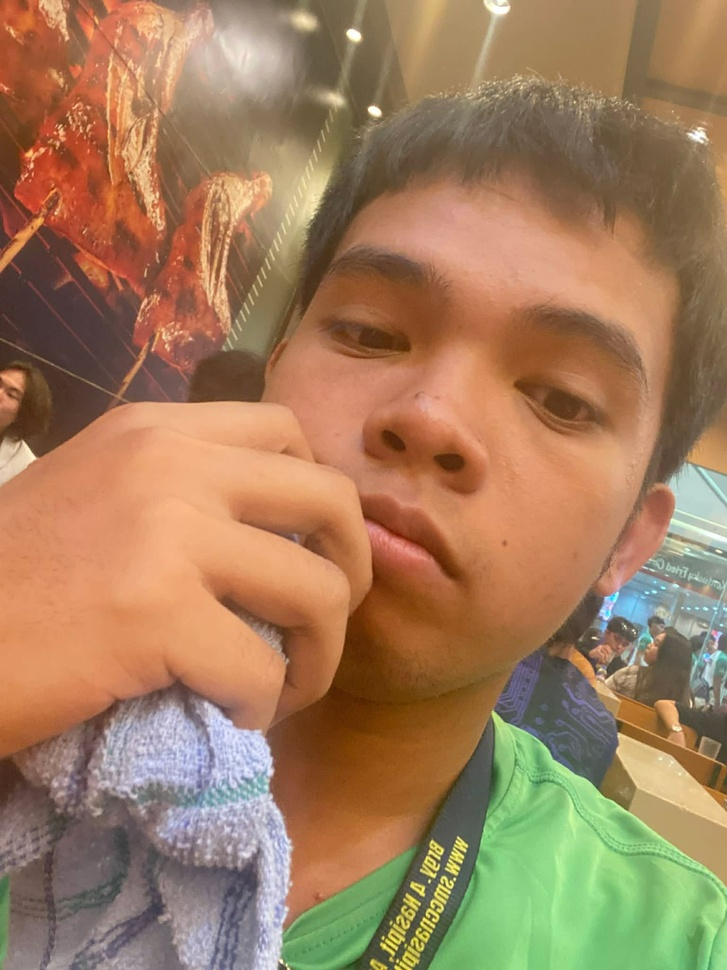
#> input picture Resources/Photos/pisot.jpg, 727 x 970 px, shrunk from 1536 x 2048 before the run
$ python contours.py
#> lines starting #> are read from the running program, lines starting #| are printed output that depends on the picture; after the words box and inside, x2 and y2 are one past the last pixel; in counts of white or black regions, pixels touching at a corner belong together
#pylint:disable=no-member

import cv2 as cv
import numpy as np

img = cv.imread('../Resources/Photos/pisot.jpg')
#> img is the input picture: shape (970, 727, 3); mean B, G, R 92.7, 125.8, 161
cv.imshow('Cats', img)

blank = np.zeros(img.shape, dtype='uint8')
cv.imshow('Blank', blank)

gray = cv.cvtColor(img, cv.COLOR_BGR2GRAY)
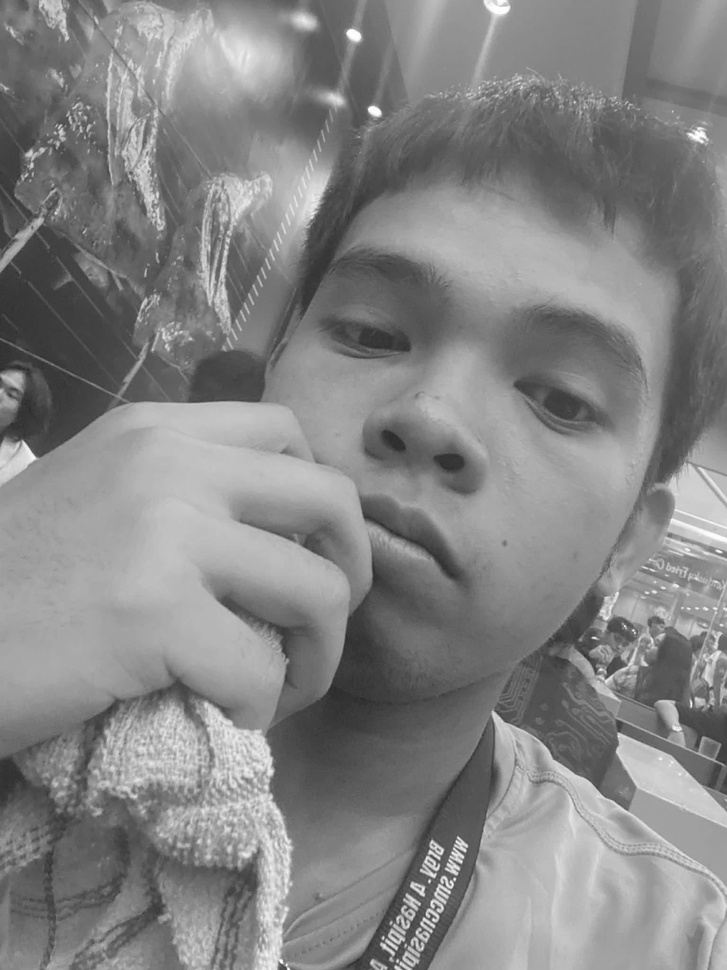
#> gray: shape (970, 727); min 42, max 255, mean 132.5
cv.imshow('Gray', gray)

blur = cv.GaussianBlur(gray, (5,5), cv.BORDER_DEFAULT)
cv.imshow('Blur', blur)

canny = cv.Canny(blur, 125, 175)
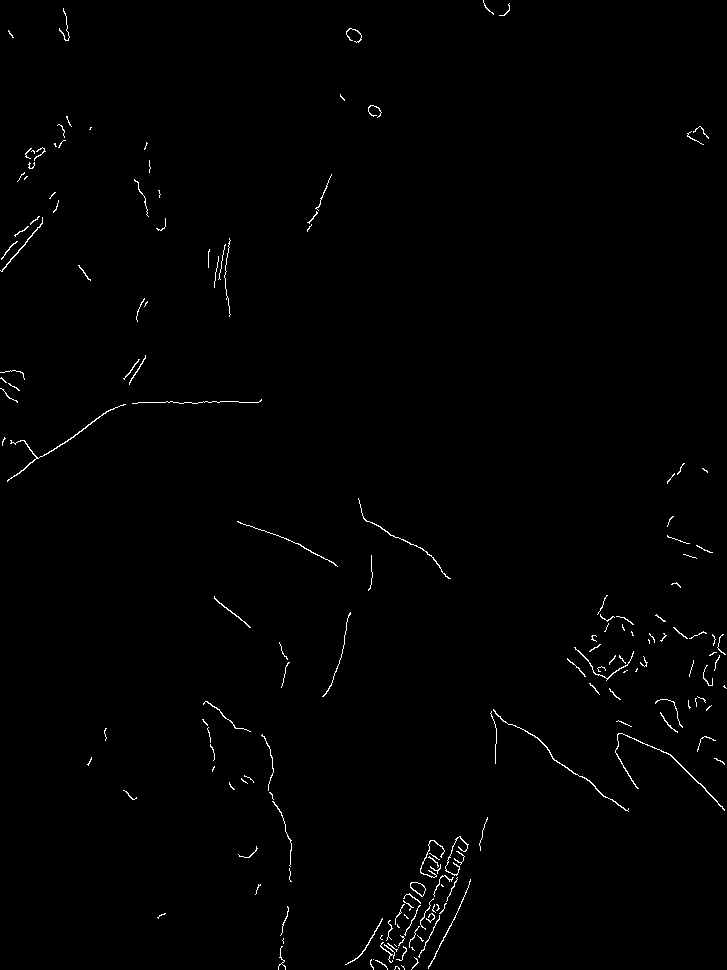
#> canny: shape (970, 727); 0.78% white in thin lines or dots
cv.imshow('Canny Edges', canny)

# ret, thresh = cv.threshold(gray, 125, 255, cv.THRESH_BINARY)
# cv.imshow('Thresh', thresh)

contours, hierarchies = cv.findContours(canny, cv.RETR_LIST, cv.CHAIN_APPROX_SIMPLE)
#> contours = 173 contours, 157 with area under 20; largest, box (x1, y1, x2, y2) and area: (410, 882, 426, 897) 134, (410, 882, 426, 897) 120, (615, 733, 725, 811) 90, (7, 404, 126, 482) 84, (493, 709, 629, 812) 80
print(f'{len(contours)} contour(s) found!')
#| 173 contour(s) found!

cv.drawContours(blank, contours, -1, (0,0,255), 1)
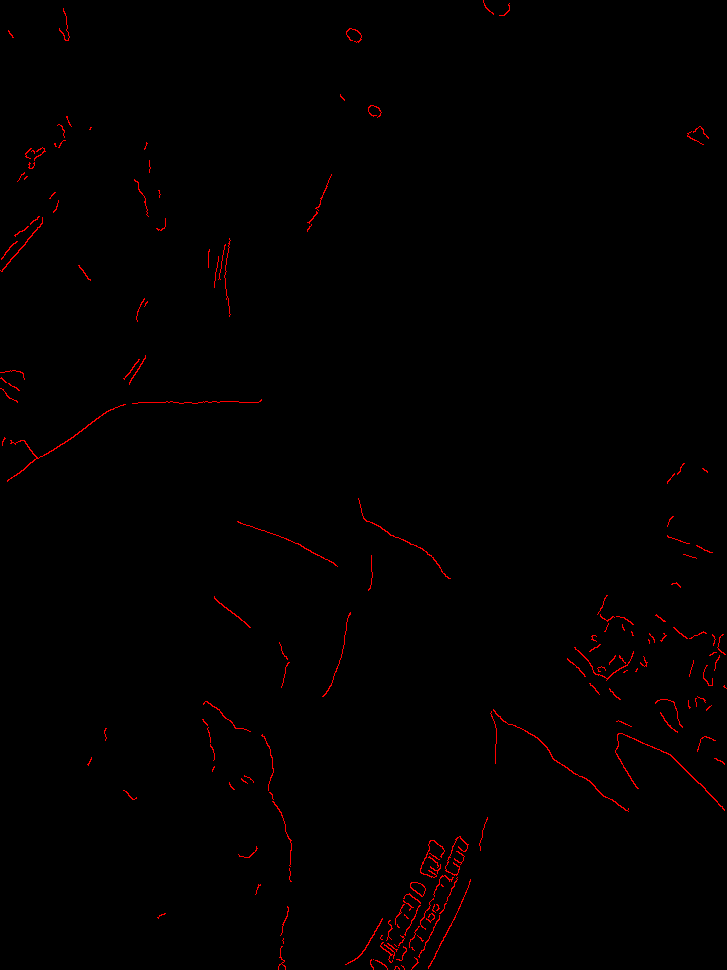
#> blank: shape (970, 727, 3); mean of channels 0, 1, 2 0, 0, 2; drawn as B, G, R
cv.imshow('Contours Drawn', blank)

cv.waitKey(0)

$ run again, with Resources/Photos/kags.jpg copied over Resources/Photos/pisot.jpg
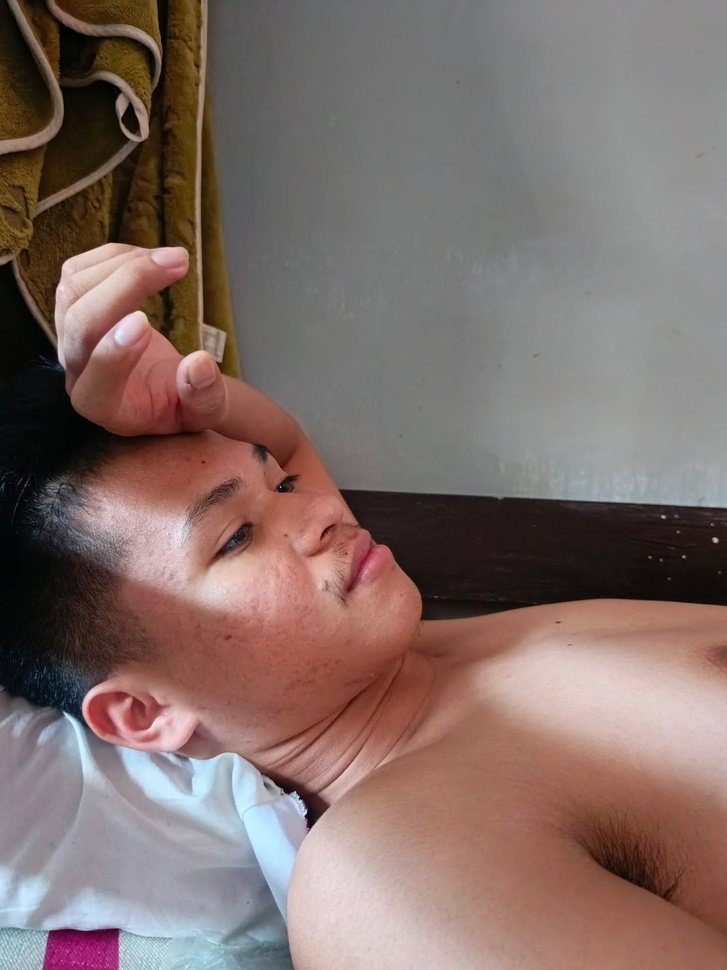
#> input picture Resources/Photos/kags.jpg, 727 x 970 px, shrunk from 1536 x 2048 before the run
#> img is the input picture: shape (970, 727, 3); mean B, G, R 104.8, 109.6, 128.8
#> `canny = cv.Canny(blur, 125, 175)`:
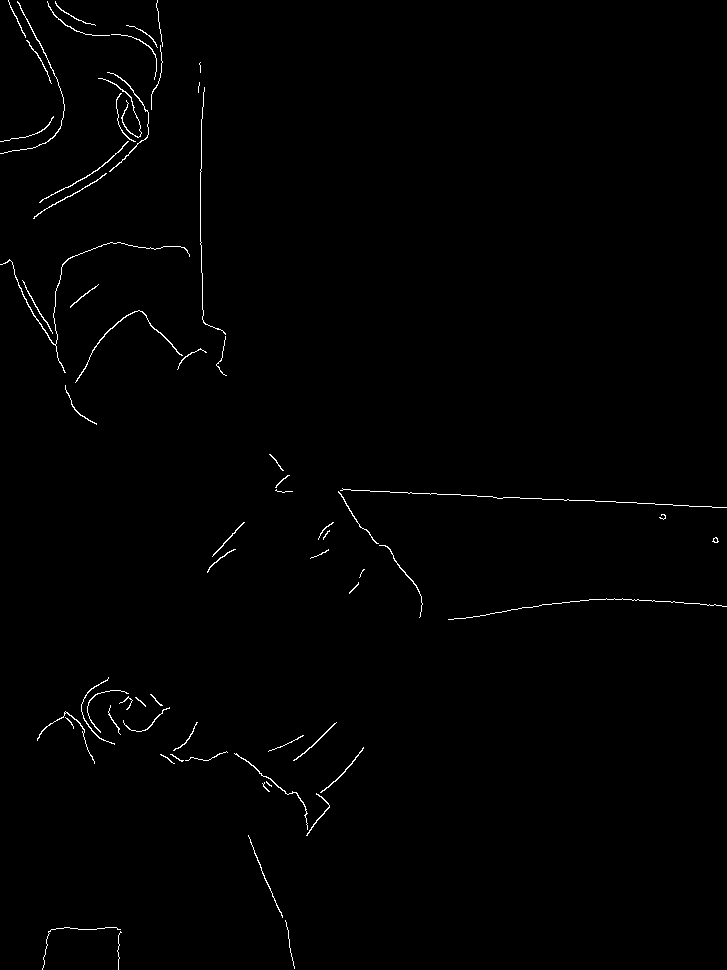
#> canny: shape (970, 727); 0.76% white in thin lines or dots
#> contours = 67 contours, 45 with area under 20; largest, box (x1, y1, x2, y2) and area: (75, 310, 183, 383) 80, (0, 242, 190, 373) 60, (39, 141, 129, 203) 52, (107, 72, 149, 172) 52, (234, 753, 308, 830) 50
#| 67 contour(s) found!
#> `cv.drawContours(blank, contours, -1, (0,0,255), 1)`:
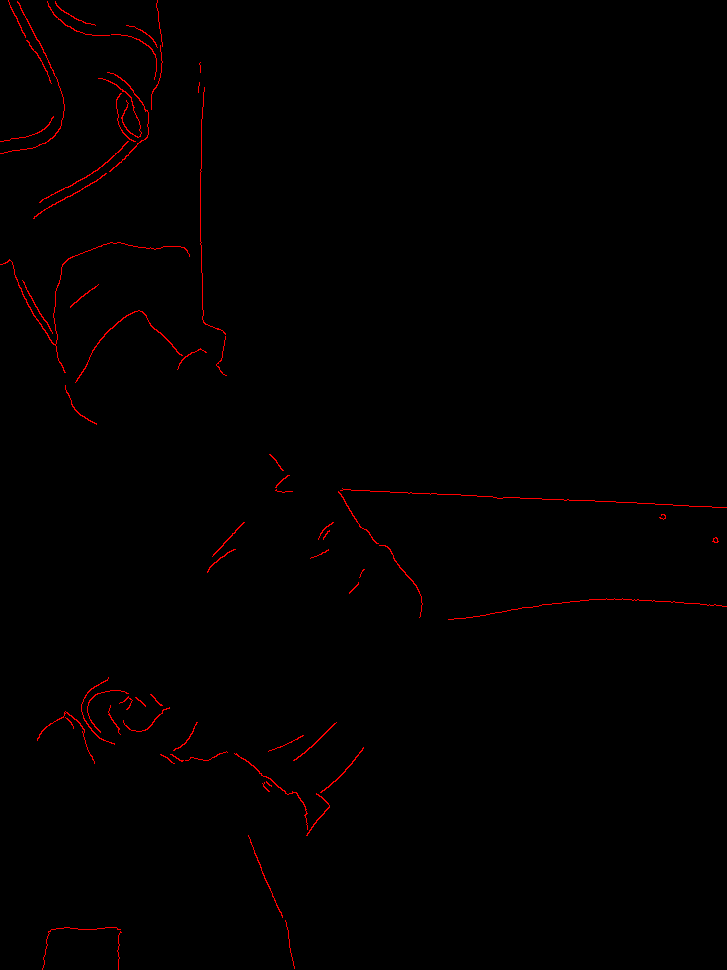
#> blank: shape (970, 727, 3); mean of channels 0, 1, 2 0, 0, 1.9; drawn as B, G, R
